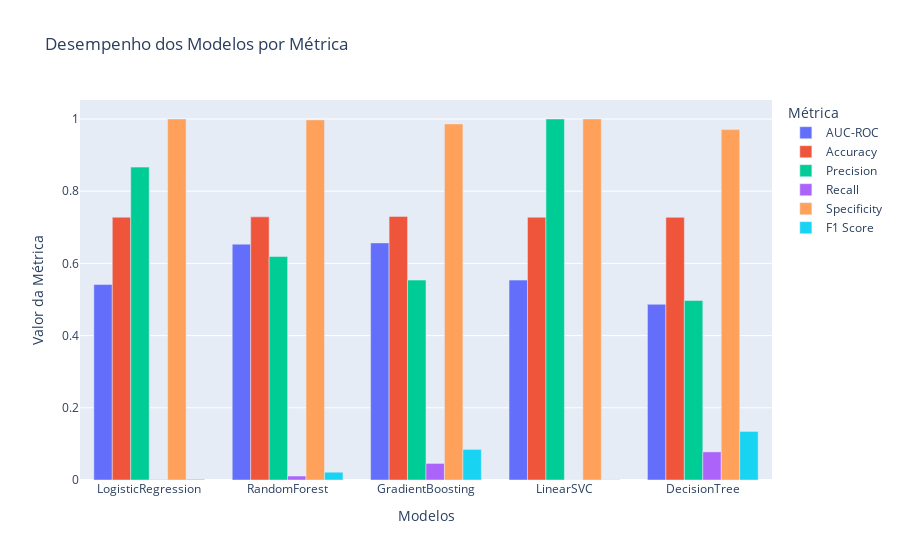

The cell this chart's notebook holds for it:
### Code cell
import plotly.express as px
import pandas as pd

# Dados
data = {
    'Modelo': ['LogisticRegression']*6 + ['RandomForest']*6 + ['GradientBoosting']*6 + ['LinearSVC']*6 + ['DecisionTree']*6,
    'Métrica': ['AUC-ROC', 'Accuracy', 'Precision', 'Recall', 'Specificity', 'F1 Score']*5,
    'Valor': [0.5415, 0.7280, 0.8667, 0.0010, 0.9999, 0.0020,
              0.6533, 0.7289, 0.6190, 0.0110, 0.9975, 0.0216,
              0.6568, 0.7302, 0.5538, 0.0459, 0.9862, 0.0848,
              0.5537, 0.7279, 1.0000, 0.0004, 1.0000, 0.0008,
              0.4867, 0.7275, 0.4973, 0.0778, 0.9706, 0.1346]
}
df = pd.DataFrame(data)

fig = px.bar(df, x='Modelo', y='Valor', color='Métrica', barmode='group',
             title='Desempenho dos Modelos por Métrica',
             labels={'Valor': 'Valor da Métrica', 'Modelo': 'Modelos'},
             color_discrete_sequence=px.colors.qualitative.Plotly)
fig.show()

### Figure 1 — Plotly figure (JSON) as saved in the notebook; plotly's stock layout.template omitted (floating-point values rounded to 4 significant figures)
{"data": [{"alignmentgroup": "True", "hovertemplate": "Métrica=AUC-ROC<br>Modelos=%{x}<br>Valor da Métrica=%{y}<extra></extra>", "legendgroup": "AUC-ROC", "marker": {"color": "#636EFA", "pattern": {"shape": ""}}, "name": "AUC-ROC", "offsetgroup": "AUC-ROC", "orientation": "v", "showlegend": true, "textposition": "auto", "type": "bar", "x": ["LogisticRegression", "RandomForest", "GradientBoosting", "LinearSVC", "DecisionTree"], "xaxis": "x", "y": [0.5415, 0.6533, 0.6568, 0.5537, 0.4867], "yaxis": "y"}, {"alignmentgroup": "True", "hovertemplate": "Métrica=Accuracy<br>Modelos=%{x}<br>Valor da Métrica=%{y}<extra></extra>", "legendgroup": "Accuracy", "marker": {"color": "#EF553B", "pattern": {"shape": ""}}, "name": "Accuracy", "offsetgroup": "Accuracy", "orientation": "v", "showlegend": true, "textposition": "auto", "type": "bar", "x": ["LogisticRegression", "RandomForest", "GradientBoosting", "LinearSVC", "DecisionTree"], "xaxis": "x", "y": [0.728, 0.7289, 0.7302, 0.7279, 0.7275], "yaxis": "y"}, {"alignmentgroup": "True", "hovertemplate": "Métrica=Precision<br>Modelos=%{x}<br>Valor da Métrica=%{y}<extra></extra>", "legendgroup": "Precision", "marker": {"color": "#00CC96", "pattern": {"shape": ""}}, "name": "Precision", "offsetgroup": "Precision", "orientation": "v", "showlegend": true, "textposition": "auto", "type": "bar", "x": ["LogisticRegression", "RandomForest", "GradientBoosting", "LinearSVC", "DecisionTree"], "xaxis": "x", "y": [0.8667, 0.619, 0.5538, 1.0, 0.4973], "yaxis": "y"}, {"alignmentgroup": "True", "hovertemplate": "Métrica=Recall<br>Modelos=%{x}<br>Valor da Métrica=%{y}<extra></extra>", "legendgroup": "Recall", "marker": {"color": "#AB63FA", "pattern": {"shape": ""}}, "name": "Recall", "offsetgroup": "Recall", "orientation": "v", "showlegend": true, "textposition": "auto", "type": "bar", "x": ["LogisticRegression", "RandomForest", "GradientBoosting", "LinearSVC", "DecisionTree"], "xaxis": "x", "y": [0.001, 0.011, 0.0459, 0.0004, 0.0778], "yaxis": "y"}, {"alignmentgroup": "True", "hovertemplate": "Métrica=Specificity<br>Modelos=%{x}<br>Valor da Métrica=%{y}<extra></extra>", "legendgroup": "Specificity", "marker": {"color": "#FFA15A", "pattern": {"shape": ""}}, "name": "Specificity", "offsetgroup": "Specificity", "orientation": "v", "showlegend": true, "textposition": "auto", "type": "bar", "x": ["LogisticRegression", "RandomForest", "GradientBoosting", "LinearSVC", "DecisionTree"], "xaxis": "x", "y": [0.9999, 0.9975, 0.9862, 1.0, 0.9706], "yaxis": "y"}, {"alignmentgroup": "True", "hovertemplate": "Métrica=F1 Score<br>Modelos=%{x}<br>Valor da Métrica=%{y}<extra></extra>", "legendgroup": "F1 Score", "marker": {"color": "#19D3F3", "pattern": {"shape": ""}}, "name": "F1 Score", "offsetgroup": "F1 Score", "orientation": "v", "showlegend": true, "textposition": "auto", "type": "bar", "x": ["LogisticRegression", "RandomForest", "GradientBoosting", "LinearSVC", "DecisionTree"], "xaxis": "x", "y": [0.002, 0.0216, 0.0848, 0.0008, 0.1346], "yaxis": "y"}], "layout": {"barmode": "group", "legend": {"title": {"text": "Métrica"}, "tracegroupgap": 0}, "title": {"text": "Desempenho dos Modelos por Métrica"}, "xaxis": {"anchor": "y", "domain": [0, 1], "title": {"text": "Modelos"}}, "yaxis": {"anchor": "x", "domain": [0, 1], "title": {"text": "Valor da Métrica"}}}}
